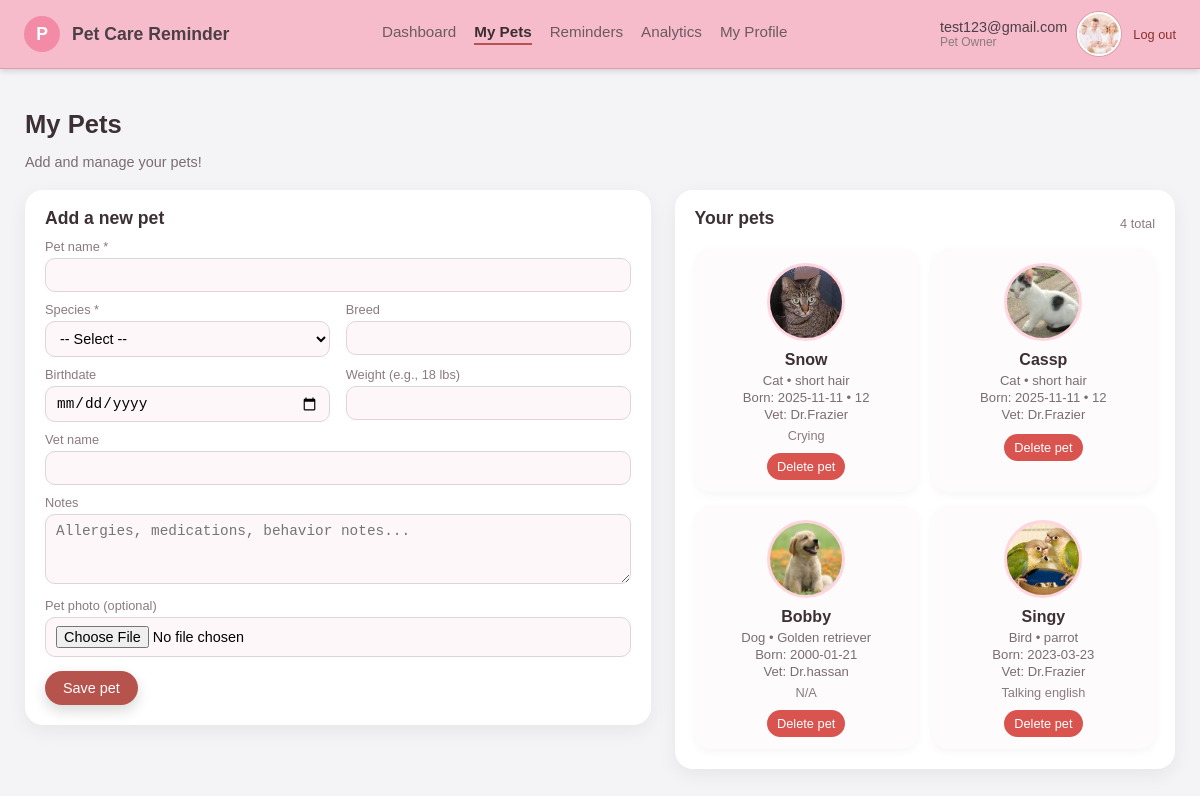
Screenshot of /my-pets (signed in) with the database file from the repository.
### tables this page shows
CREATE TABLE users (
    id INTEGER PRIMARY KEY AUTOINCREMENT,
    email TEXT NOT NULL UNIQUE,
    password_hash TEXT NOT NULL,
    full_name TEXT,
    home_address TEXT,
    avatar_filename TEXT,
    is_active INTEGER NOT NULL DEFAULT 1,
    is_admin INTEGER NOT NULL DEFAULT 0,
    created_at TEXT NOT NULL
);

CREATE TABLE pets (
    id INTEGER PRIMARY KEY AUTOINCREMENT,
    user_id INTEGER NOT NULL,
    name TEXT NOT NULL,
    species TEXT NOT NULL,
    breed TEXT,
    birthdate TEXT,
    weight TEXT,
    vet_name TEXT,
    notes TEXT,
    avatar_filename TEXT,
    created_at TEXT NOT NULL,
    FOREIGN KEY (user_id) REFERENCES users(id)
);

### app.py (the view, shortened to what this page needs)
@app.route("/my-pets", methods=["GET", "POST"])
@login_required
def my_pets():
    user_id = session["user_id"]
    user = db.get_user_by_id(user_id)
    if user and user["avatar_filename"]:
        avatar_url = url_for("static", filename=f"uploads/{user['avatar_filename']}")
    else:
        avatar_url = url_for("static", filename="images/profile-avatar.jpg")
    user_email = user["email"] if user else ""
    message = None
    error = None
    raw_pets = db.get_pets_for_user(user_id)
    pets = []
    for row in raw_pets:
        pet = dict(row)
        if pet.get("avatar_filename"):
            pet["avatar_url"] = url_for(
                "static", filename=f"uploads/{pet['avatar_filename']}"
            )
        else:
            pet["avatar_url"] = url_for("static", filename="images/default-pet.png")
        pets.append(pet)
    return render_template(
        "my_pets.html",
        avatar_url=avatar_url,
        user_email=user_email,
        pets=pets,
        message=message,
        error=error,
    )

### app.py (called while the page is built)
def login_required(view_func):
    @wraps(view_func)
    def wrapped_view(*args, **kwargs):
        if "user_id" not in session:
            return redirect(url_for("login"))
        return view_func(*args, **kwargs)
    return wrapped_view

### db.py (called while the page is built)
def get_conn():
    conn = sqlite3.connect(DB_PATH)
    conn.row_factory = sqlite3.Row
    return conn

def get_user_by_id(user_id: int):
    conn = get_conn()
    cur = conn.execute("SELECT * FROM users WHERE id = ?", (user_id,))
    user = cur.fetchone()
    conn.close()
    return user

def get_pets_for_user(user_id):
    conn = get_conn()
    cur = conn.execute(
        """
        SELECT *
        FROM pets
        WHERE user_id = ?
        ORDER BY created_at ASC
        """,
        (user_id,),
    )
    rows = cur.fetchall()
    conn.close()
    return rows

### templates/my_pets.html (shortened to what this page needs)
<!DOCTYPE html>
<html lang="en">
<head>
</head>
<body>
<header class="header-bar">
    <div class="header-left">
        <div class="logo-circle">P</div>
        <div class="app-name">Pet Care Reminder</div>
    </div>
    <nav class="header-tabs">
        <a href="{{ url_for('dashboard') }}" class="header-tab">Dashboard</a>
        <a href="{{ url_for('my_pets') }}" class="header-tab active">My Pets</a>
        <a href="{{ url_for('reminders') }}" class="header-tab">Reminders</a>
        <a href="{{ url_for('analytics') }}" class="header-tab">Analytics</a>
        <a href="{{ url_for('profile') }}" class="header-tab">My Profile</a>
    </nav>
    <div class="header-right">
        <a href="{{ url_for('profile') }}"
           style="text-decoration: none; color: inherit; display: flex; align-items: center; gap: 10px;">
            <div>
                <div class="profile-name">{{ user_email }}</div>
                <div class="profile-role">Pet Owner</div>
            </div>
            <div class="profile-avatar"
                 style="background-image: url('{{ avatar_url }}');">
            </div>
        </a>
        <a href="{{ url_for('logout') }}" class="logout-link">Log out</a>
    </div>
</header>
<main class="page-body">
    <h1 class="page-title">My Pets</h1>
    <p class="page-subtitle">
        Add and manage your pets!
    </p>
    <div class="layout">
        <section class="card">
            <h2>Add a new pet</h2>
            <form method="POST"
                  action="{{ url_for('my_pets') }}"
                  enctype="multipart/form-data">
                <div class="form-grid">
                    <div class="form-grid-full">
                        <label class="form-field-label">Pet name *</label>
                        <input type="text" name="name" class="form-field-input" required>
                    </div>
                    <div>
                        <label class="form-field-label">Species *</label>
                        <select name="species" class="form-field-select" required>
                            <option value="">-- Select --</option>
                        </select>
                    </div>
                    <div>
                        <label class="form-field-label">Breed</label>
                        <input type="text" name="breed" class="form-field-input">
                    </div>
                    <div>
                        <label class="form-field-label">Birthdate</label>
                        <input type="date" name="birthdate" class="form-field-input">
                    </div>
                    <div>
                        <label class="form-field-label">Weight (e.g., 18 lbs)</label>
                        <input type="text" name="weight" class="form-field-input">
                    </div>
                    <div class="form-grid-full">
                        <label class="form-field-label">Vet name</label>
                        <input type="text" name="vet_name" class="form-field-input">
                    </div>
                    <div class="form-grid-full">
                        <label class="form-field-label">Notes</label>
                        <textarea name="notes" class="form-field-textarea"
                                  placeholder="Allergies, medications, behavior notes..."></textarea>
                    </div>
                    <div class="form-grid-full">
                        <label class="form-field-label">Pet photo (optional)</label>
                        <input type="file" name="pet_photo" accept="image/*" class="form-field-input">
                    </div>
                </div>
                <button type="submit" class="simple-button">Save pet</button>
            </form>
        </section>
        <section class="card">
            <div class="pets-header-row">
                <h2>Your pets</h2>
                <div class="pets-count">
                    {% if pets %}{{ pets|length }} total{% endif %}
                </div>
            </div>
            {% if pets %}
                <div class="pets-grid">
                    {% for pet in pets %}
                        <div class="pet-card">
                            <div class="pet-avatar"
                                 {% if pet["avatar_filename"] %}
                                    style="background-image:url('{{ url_for('static', filename='uploads/' ~ pet['avatar_filename']) }}');"
                                 {% endif %}>
                            </div>
                            <div class="pet-name">{{ pet["name"] }}</div>
                            <div class="pet-meta">
                                {{ pet["species"] }}
                                {% if pet["breed"] %} • {{ pet["breed"] }}{% endif %}
                            </div>
                            {% if pet["birthdate"] or pet["weight"] %}
                                <div class="pet-meta">
                                    {% if pet["birthdate"] %}Born: {{ pet["birthdate"] }}{% endif %}
                                    {% if pet["birthdate"] and pet["weight"] %} • {% endif %}
                                    {% if pet["weight"] %}{{ pet["weight"] }}{% endif %}
                                </div>
                            {% endif %}
                            {% if pet["vet_name"] %}
                                <div class="pet-meta">Vet: {{ pet["vet_name"] }}</div>
                            {% endif %}
                            {% if pet["notes"] %}
                                <div class="pet-notes">{{ pet["notes"] }}</div>
                            {% endif %}
                            <div class="pet-actions">
                                <form method="POST"
                                      action="{{ url_for('delete_pet', pet_id=pet['id'], redirect_to='my_pets') }}"
                                      onsubmit="return confirm('Delete this pet?');">
                                    <button type="submit" class="pet-delete-button">
                                        Delete pet
                                    </button>
                                </form>
                            </div>
                        </div>
                    {% endfor %}
                </div>
            {% else %}
                <p class="pets-empty">
                    You haven't added any pets yet. Use the form on the left to add your first pet.
                </p>
            {% endif %}
        </section>
    </div>
</main>
</body>
</html>

### templates/my_pets.html (style rules this page uses)
body { margin: 0; font-family: Arial, sans-serif; background: #f4f4f6; }
.header-bar { display: flex; align-items: center; justify-content: space-between; padding: 12px 24px; background: #f7bccc; border-bottom: 1px solid #e09cad; box-shadow: 0 2px 6px rgba(0,0,0,0.15); }
.header-left { display: flex; align-items: center; gap: 12px; }
.logo-circle { width: 36px; height: 36px; border-radius: 50%; background: #f38aa6; display: flex; align-items: center; justify-content: center; color: white; font-weight: bold; font-size: 1.1rem; }
.app-name { font-weight: bold; font-size: 1.1rem; color: #4c3f45; }
.header-tabs { display: flex; gap: 18px; }
.header-tab { font-size: 0.95rem; color: #6b5a60; padding-bottom: 3px; cursor: pointer; text-decoration: none; }
.header-tab.active { font-weight: bold; border-bottom: 2px solid #b6534d; color: #3b2d32; }
.header-right { display: flex; align-items: center; gap: 12px; }
.profile-name { font-size: 0.9rem; color: #4c3f45; text-align: right; }
.profile-role { font-size: 0.75rem; color: #8b7a81; }
.profile-avatar { width: 40px; height: 40px; border-radius: 50%; background-size: cover; background-position: center; border: 2px solid white; box-shadow: 0 0 0 1px rgba(0,0,0,0.15); }
.logout-link { font-size: 0.8rem; color: #8a2f2b; text-decoration: none; }
.page-body { padding: 24px; max-width: 1150px; margin: 0 auto; }
.page-title { font-size: 1.6rem; font-weight: bold; color: #3c3035; margin-bottom: 4px; }
.page-subtitle { font-size: 0.9rem; color: #7b6c72; margin-bottom: 20px; }
.layout { display: grid; grid-template-columns: minmax(0, 1.25fr) minmax(0, 1fr); gap: 24px; align-items: flex-start; }
.card { background: #ffffff; border-radius: 18px; padding: 18px 20px 20px; box-shadow: 0 6px 20px rgba(0,0,0,0.06); }
.card h2 { margin-top: 0; font-size: 1.1rem; color: #3c3035; margin-bottom: 10px; }
.form-grid { display: grid; grid-template-columns: repeat(2, minmax(0, 1fr)); gap: 10px 16px; }
.form-grid-full { grid-column: 1 / -1; }
.form-field-label { font-size: 0.8rem; color: #8b7a81; margin-bottom: 4px; display: block; }
.form-field-input, .form-field-textarea, .form-field-select { width: 100%; padding: 8px 10px; border-radius: 10px; border: 1px solid #e1d4d9; font-size: 0.9rem; box-sizing: border-box; background: #fdf7fa; }
.form-field-textarea { resize: vertical; min-height: 70px; }
.simple-button { margin-top: 14px; padding: 9px 18px; border-radius: 999px; border: none; background: #b6534d; color: #ffffff; font-size: 0.9rem; cursor: pointer; box-shadow: 0 6px 14px rgba(0,0,0,0.15); }
.pets-header-row { display: flex; justify-content: space-between; align-items: center; margin-bottom: 6px; }
.pets-count { font-size: 0.8rem; color: #8b7a81; }
.pets-grid { display: grid; grid-template-columns: repeat(auto-fill, minmax(190px, 1fr)); gap: 14px; margin-top: 10px; }
.pet-card { background: #fdfbfc; border-radius: 16px; padding: 14px 12px 12px; box-shadow: 0 3px 10px rgba(0,0,0,0.04); display: flex; flex-direction: column; align-items: center; text-align: center; }
.pet-avatar { width: 72px; height: 72px; border-radius: 50%; background-size: cover; background-position: center; background-color: #ffe1ec; border: 3px solid #ffd6df; margin-bottom: 10px; }
.pet-name { font-weight: bold; color: #3c3035; font-size: 1rem; margin-bottom: 4px; }
.pet-meta { font-size: 0.82rem; color: #7b6c72; margin-bottom: 2px; }
.pet-notes { font-size: 0.8rem; color: #8b7a81; margin-top: 4px; }
.pet-actions { margin-top: 10px; display: flex; gap: 8px; justify-content: center; }
.pet-delete-button { padding: 6px 10px; border-radius: 999px; border: none; background: #d9534f; color: #fff; font-size: 0.8rem; cursor: pointer; }

### rows the page displays
users: email "test123@gmail.com"
pets: avatar_filename (picture), name "Snow", species "Cat", breed "short hair", birthdate "2025-11-11", weight "12", vet_name "Dr.Frazier", notes "Crying"
pets: avatar_filename (picture), name "Cassp", species "Cat", breed "short hair", birthdate "2025-11-11", weight "12", vet_name "Dr.Frazier"
pets: avatar_filename (picture), name "Bobby", species "Dog", breed "Golden retriever", birthdate "2000-01-21", vet_name "Dr.hassan", notes "N/A"
pets: avatar_filename (picture), name "Singy", species "Bird", breed "parrot", birthdate "2023-03-23", vet_name "Dr.Frazier", notes "Talking english"

### other values shown
{{ pets|length }} "4"
